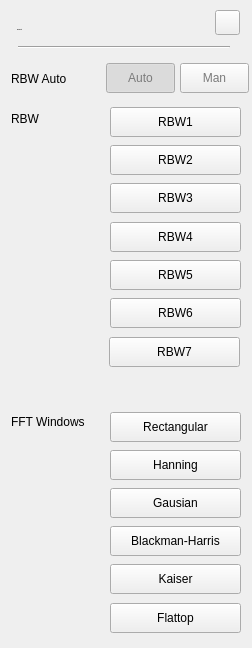
<?xml version="1.0" encoding="UTF-8"?>
<ui version="4.0">
 <class>RtSa_Dialog_BWSetup</class>
 <widget class="QWidget" name="RtSa_Dialog_BWSetup">
  <property name="geometry">
   <rect>
    <x>0</x>
    <y>0</y>
    <width>252</width>
    <height>648</height>
   </rect>
  </property>
  <property name="windowTitle">
   <string>Form</string>
  </property>
  <property name="styleSheet">
   <string notr="true">/*
#line
{
	background-color:rgba(46,46,46,1);
}
QPushButton
{
	background-color:black;
	color:rgb(130, 130, 130);
	border-style:flat;
	font: 75 13px &quot;Arial&quot;;
	font-weight:bold;
}
#pbAuto:checked
{
	background-color:transparent;
	padding: 8px 14px 7px 15px;
	background-image: url(:/rtsa/image/fre_checked_left.png);
}
#pbAuto:!checked
{
	background-color:transparent;
	padding: 8px 14px 7px 15px;
	background-image: url(:/rtsa/image/fre_checked_right.png);
}
#pbMan:checked
{
background-color:transparent;
padding: 8px 5px 7px 6px;
	background-image: url(:/rtsa/image/fre_checked_right.png);
	background-position:right;
}
#pbMan:!checked
{
background-color:transparent;
padding: 8px 5px 7px 6px;
	background-image: url(:/rtsa/image/fre_checked_left.png);
	background-position:right;
}


#widget
{
	background-color:rgba(211,211,211,0.9);
}
#widget&gt;QLabel
{
font: 75 13px &quot;Arial&quot;;
color:rgb(46,46,46);
}
*/
#pbRBW1,
#pbRBW2,
#pbRBW3,
#pbRBW4,
#pbRBW5,
#pbRBW6,
#pbRBW7,
#pbHanning,
#pbFlattop,
#pbGausian,
#pbRectangular,
#pbKaiser,
#pbBHarris
{
text-align:left;
padding-left:10px;
background-image: url(:/rtsa/image/btn_mkr_nor.png);
}
#pbRBW1:checked,
#pbRBW2:checked,
#pbRBW3:checked,
#pbRBW4:checked,
#pbRBW5:checked,
#pbRBW6:checked,
#pbRBW7:checked,
#pbHanning:checked,
#pbFlattop:checked,
#pbGausian:checked,
#pbRectangular:checked,
#pbKaiser:checked,
#pbBHarris:checked
{
	background-image: url(:/rtsa/image/btn_mkr_click.png);
}
/*******************indoor**********************/
#RtSa_Dialog_BWSetup[status  =  &quot;indoor&quot;] #widget
{
	background-color:rgba(211,211,211,0.9);
}

#RtSa_Dialog_BWSetup[status  =  &quot;indoor&quot;] #line
{
	background-color:rgba(46,46,46,1);
}

#RtSa_Dialog_BWSetup[status  =  &quot;indoor&quot;] #widget&gt;QPushButton
{
	color:rgba(130, 130, 130,1);
	font: 75 13px &quot;Arial&quot;;
	border-style:flat;
	font-weight:bold;
}
#RtSa_Dialog_BWSetup[status  =  &quot;indoor&quot;] #widget&gt;QPushButton:checked
{
	color:rgba(87, 87, 87,1);
}
#RtSa_Dialog_BWSetup[status  =  &quot;indoor&quot;]
#pbAuto:checked
{
	padding: 8px 14px 7px 15px;
	background-image: url(:/rtsa/image/fre_checked_left.png);
}
#RtSa_Dialog_BWSetup[status  =  &quot;indoor&quot;] 
#pbAuto:!checked
{
	padding: 8px 14px 7px 15px;
	background-image: url(:/rtsa/image/fre_checked_right.png);
}

#RtSa_Dialog_BWSetup[status  =  &quot;indoor&quot;] 
#pbMan:checked
{
padding: 8px 5px 7px 6px;
	background-image: url(:/rtsa/image/fre_checked_right.png);
	background-position:right;
}

#RtSa_Dialog_BWSetup[status  =  &quot;indoor&quot;]
#pbMan:!checked
{
color:#7B7B7B;
padding: 8px 5px 7px 6px;
	background-image: url(:/rtsa/image/fre_checked_left.png);
	background-position:right;
}

#RtSa_Dialog_BWSetup[status  =  &quot;indoor&quot;] 
#widget&gt;QLabel
{
	font: 75 13px &quot;Arial&quot;;
	color:rgba(46,46,46,1);
}
/*******************outdoor**********************/

#RtSa_Dialog_BWSetup[status  =  &quot;outdoor&quot;] #widget
{
	background-color:rgba(211,211,211,0.9);
}
#RtSa_Dialog_BWSetup[status  =  &quot;outdoor&quot;] #line
{
	background-color:rgba(46,46,46,1);
}

#RtSa_Dialog_BWSetup[status  =  &quot;outdoor&quot;] #widget&gt;QPushButton
{
	color:rgba(0, 0, 0,1);
	font: 75 13px &quot;Arial&quot;;
	border-style:flat;
	font-weight:bold;
}
#RtSa_Dialog_BWSetup[status  =  &quot;outdoor&quot;] #widget&gt;QPushButton:checked
{
	color:rgba(87, 87, 87,1);
}

#RtSa_Dialog_BWSetup[status  =  &quot;outdoor&quot;] 
#pbAuto:checked
{
	padding: 8px 14px 7px 15px;
	background-image: url(:/rtsa/image/fre_checked_left.png);
}
#RtSa_Dialog_BWSetup[status  =  &quot;outdoor&quot;] 
#pbAuto:!checked
{
	padding: 8px 14px 7px 15px;
	background-image: url(:/rtsa/image/fre_checked_right.png);
}

#RtSa_Dialog_BWSetup[status  =  &quot;outdoor&quot;] 
#pbMan:checked
{
   padding: 8px 5px 7px 6px;
	background-image: url(:/rtsa/image/fre_checked_right.png);
	background-position:right;
}

#RtSa_Dialog_BWSetup[status  =  &quot;outdoor&quot;] 
#pbMan:!checked
{
   padding: 8px 5px 7px 6px;
	background-image: url(:/rtsa/image/fre_checked_left.png);
	background-position:right;
}

#RtSa_Dialog_BWSetup[status  =  &quot;outdoor&quot;] 
#widget&gt;QLabel
{
	font: 75 13px &quot;Arial&quot;;
	color:rgba(46,46,46,1);
}
/*******************night**********************/
#RtSa_Dialog_BWSetup[status  =  &quot;night&quot;] #widget
{
	background-color:rgba(208,182,139,0.9);
}
#RtSa_Dialog_BWSetup[status  =  &quot;night&quot;] #line
{
	background-color:rgba(46,46,46,1);
}

#RtSa_Dialog_BWSetup[status  =  &quot;night&quot;] #widget&gt;QPushButton
{
	color:rgba(130, 130, 130,1);
	font: 75 13px &quot;Arial&quot;;
	border-style:flat;
	font-weight:bold;
}
#RtSa_Dialog_BWSetup[status  =  &quot;night&quot;] #widget&gt;QPushButton:checked
{
	color:rgba(87, 87, 87,1);
}

#RtSa_Dialog_BWSetup[status  =  &quot;night&quot;] 
#pbAuto:checked
{
	padding: 8px 14px 7px 15px;
	background-image: url(:/rtsa/image/fre_checked_left.png);
}
#RtSa_Dialog_BWSetup[status  =  &quot;night&quot;] 
#pbAuto:!checked
{
	padding: 8px 14px 7px 15px;
	background-image: url(:/rtsa/image/fre_checked_right.png);
}

#RtSa_Dialog_BWSetup[status  =  &quot;night&quot;] 
#pbMan:checked
{
padding: 8px 5px 7px 6px;
	background-image: url(:/rtsa/image/fre_checked_right.png);
	background-position:right;
}

#RtSa_Dialog_BWSetup[status  =  &quot;night&quot;] 
#pbMan:!checked
{
   padding: 8px 5px 7px 6px;
	background-image: url(:/rtsa/image/fre_checked_left.png);
	background-position:right;
}

#RtSa_Dialog_BWSetup[status  =  &quot;night&quot;] 
#widget&gt;QLabel
{
	font: 75 13px &quot;Arial&quot;;
	color:rgba(46,46,46,1);
}</string>
  </property>
  <property name="status" stdset="0">
   <string>night</string>
  </property>
  <widget class="QWidget" name="widget" native="true">
   <property name="geometry">
    <rect>
     <x>0</x>
     <y>0</y>
     <width>252</width>
     <height>648</height>
    </rect>
   </property>
   <property name="styleSheet">
    <string notr="true"/>
   </property>
   <widget class="QLabel" name="lbStartFreq">
    <property name="geometry">
     <rect>
      <x>11</x>
      <y>110</y>
      <width>41</width>
      <height>17</height>
     </rect>
    </property>
    <property name="text">
     <string>RBW</string>
    </property>
   </widget>
   <widget class="QLabel" name="lbCenterFreq">
    <property name="geometry">
     <rect>
      <x>11</x>
      <y>70</y>
      <width>71</width>
      <height>17</height>
     </rect>
    </property>
    <property name="text">
     <string>RBW Auto</string>
    </property>
   </widget>
   <widget class="QLabel" name="lbStopFreq">
    <property name="geometry">
     <rect>
      <x>11</x>
      <y>413</y>
      <width>81</width>
      <height>17</height>
     </rect>
    </property>
    <property name="text">
     <string>FFT Windows</string>
    </property>
   </widget>
   <widget class="QPushButton" name="pbAuto">
    <property name="geometry">
     <rect>
      <x>106</x>
      <y>63</y>
      <width>69</width>
      <height>30</height>
     </rect>
    </property>
    <property name="styleSheet">
     <string notr="true">/*
#pbAuto:checked
{
	padding: 8px 14px 7px 15px;
	background-image: url(:/rtsa/image/fre_checked_left.png);
}
#pbAuto:!checked
{
padding: 8px 14px 7px 15px;
	background-image: url(:/rtsa/image/fre_checked_right.png);
}
*/
color:#7B7B7B;</string>
    </property>
    <property name="text">
     <string>Auto</string>
    </property>
    <property name="checkable">
     <bool>true</bool>
    </property>
    <property name="checked">
     <bool>true</bool>
    </property>
   </widget>
   <widget class="QPushButton" name="pbMan">
    <property name="geometry">
     <rect>
      <x>180</x>
      <y>63</y>
      <width>69</width>
      <height>30</height>
     </rect>
    </property>
    <property name="styleSheet">
     <string notr="true">color:#7B7B7B;</string>
    </property>
    <property name="text">
     <string>Man</string>
    </property>
    <property name="checkable">
     <bool>true</bool>
    </property>
   </widget>
   <widget class="QPushButton" name="pbRectangular">
    <property name="geometry">
     <rect>
      <x>110</x>
      <y>412</y>
      <width>131</width>
      <height>30</height>
     </rect>
    </property>
    <property name="styleSheet">
     <string notr="true">#RtSa_Dialog_BWSetup[status = &quot;indoor&quot;]
QPushButton
{
text-align:left;
padding-left:10px;
background-image: url(:/rtsa/image/btn_mkr_nor.png);
}
#RtSa_Dialog_BWSetup[status = &quot;indoor&quot;]
QPushButton:checked
{
background-image: url(:/rtsa/image/btn_mkr_click.png);
}

#RtSa_Dialog_BWSetup[status = &quot;outdoor&quot;]
QPushButton
{
text-align:left;
padding-left:10px;
background-image: url(:/rtsa/image/outdoor/btn_bw.png);
}
#RtSa_Dialog_BWSetup[status = &quot;outdoor&quot;]
QPushButton:checked
{
background-image: url(:/rtsa/image/btn_mkr_click.png);
}

#RtSa_Dialog_BWSetup[status = &quot;night&quot;]
QPushButton
{
text-align:left;
padding-left:10px;
background-image: url(:/rtsa/image/btn_mkr_nor.png);
}
#RtSa_Dialog_BWSetup[status = &quot;night&quot;]
QPushButton:checked
{
background-image: url(:/rtsa/image/btn_mkr_click.png);
}



</string>
    </property>
    <property name="text">
     <string>Rectangular</string>
    </property>
    <property name="checkable">
     <bool>true</bool>
    </property>
   </widget>
   <widget class="QPushButton" name="pbHanning">
    <property name="geometry">
     <rect>
      <x>110</x>
      <y>450</y>
      <width>131</width>
      <height>30</height>
     </rect>
    </property>
    <property name="styleSheet">
     <string notr="true">#RtSa_Dialog_BWSetup[status = &quot;indoor&quot;]
QPushButton
{
text-align:left;
padding-left:10px;
background-image: url(:/rtsa/image/btn_mkr_nor.png);
}
#RtSa_Dialog_BWSetup[status = &quot;indoor&quot;]
QPushButton:checked
{
background-image: url(:/rtsa/image/btn_mkr_click.png);
}

#RtSa_Dialog_BWSetup[status = &quot;outdoor&quot;]
QPushButton
{
text-align:left;
padding-left:10px;
background-image: url(:/rtsa/image/outdoor/btn_bw.png);
}
#RtSa_Dialog_BWSetup[status = &quot;outdoor&quot;]
QPushButton:checked
{
background-image: url(:/rtsa/image/btn_mkr_click.png);
}

#RtSa_Dialog_BWSetup[status = &quot;night&quot;]
QPushButton
{
text-align:left;
padding-left:10px;
background-image: url(:/rtsa/image/btn_mkr_nor.png);
}
#RtSa_Dialog_BWSetup[status = &quot;night&quot;]
QPushButton:checked
{
background-image: url(:/rtsa/image/btn_mkr_click.png);
}



</string>
    </property>
    <property name="text">
     <string>Hanning</string>
    </property>
    <property name="checkable">
     <bool>true</bool>
    </property>
   </widget>
   <widget class="QPushButton" name="pbGausian">
    <property name="geometry">
     <rect>
      <x>110</x>
      <y>488</y>
      <width>131</width>
      <height>30</height>
     </rect>
    </property>
    <property name="styleSheet">
     <string notr="true">#RtSa_Dialog_BWSetup[status = &quot;indoor&quot;]
QPushButton
{
text-align:left;
padding-left:10px;
background-image: url(:/rtsa/image/btn_mkr_nor.png);
}
#RtSa_Dialog_BWSetup[status = &quot;indoor&quot;]
QPushButton:checked
{
background-image: url(:/rtsa/image/btn_mkr_click.png);
}

#RtSa_Dialog_BWSetup[status = &quot;outdoor&quot;]
QPushButton
{
text-align:left;
padding-left:10px;
background-image: url(:/rtsa/image/outdoor/btn_bw.png);
}
#RtSa_Dialog_BWSetup[status = &quot;outdoor&quot;]
QPushButton:checked
{
background-image: url(:/rtsa/image/btn_mkr_click.png);
}

#RtSa_Dialog_BWSetup[status = &quot;night&quot;]
QPushButton
{
text-align:left;
padding-left:10px;
background-image: url(:/rtsa/image/btn_mkr_nor.png);
}
#RtSa_Dialog_BWSetup[status = &quot;night&quot;]
QPushButton:checked
{
background-image: url(:/rtsa/image/btn_mkr_click.png);
}



</string>
    </property>
    <property name="text">
     <string>Gausian</string>
    </property>
    <property name="checkable">
     <bool>true</bool>
    </property>
   </widget>
   <widget class="QPushButton" name="pbBHarris">
    <property name="geometry">
     <rect>
      <x>110</x>
      <y>526</y>
      <width>131</width>
      <height>30</height>
     </rect>
    </property>
    <property name="styleSheet">
     <string notr="true">#RtSa_Dialog_BWSetup[status = &quot;indoor&quot;]
QPushButton
{
text-align:left;
padding-left:10px;
background-image: url(:/rtsa/image/btn_mkr_nor.png);
}
#RtSa_Dialog_BWSetup[status = &quot;indoor&quot;]
QPushButton:checked
{
background-image: url(:/rtsa/image/btn_mkr_click.png);
}

#RtSa_Dialog_BWSetup[status = &quot;outdoor&quot;]
QPushButton
{
text-align:left;
padding-left:10px;
background-image: url(:/rtsa/image/outdoor/btn_bw.png);
}
#RtSa_Dialog_BWSetup[status = &quot;outdoor&quot;]
QPushButton:checked
{
background-image: url(:/rtsa/image/btn_mkr_click.png);
}

#RtSa_Dialog_BWSetup[status = &quot;night&quot;]
QPushButton
{
text-align:left;
padding-left:10px;
background-image: url(:/rtsa/image/btn_mkr_nor.png);
}
#RtSa_Dialog_BWSetup[status = &quot;night&quot;]
QPushButton:checked
{
background-image: url(:/rtsa/image/btn_mkr_click.png);
}



</string>
    </property>
    <property name="text">
     <string>Blackman-Harris</string>
    </property>
    <property name="checkable">
     <bool>true</bool>
    </property>
   </widget>
   <widget class="QPushButton" name="pbKaiser">
    <property name="geometry">
     <rect>
      <x>110</x>
      <y>564</y>
      <width>131</width>
      <height>30</height>
     </rect>
    </property>
    <property name="styleSheet">
     <string notr="true">#RtSa_Dialog_BWSetup[status = &quot;indoor&quot;]
QPushButton
{
text-align:left;
padding-left:10px;
background-image: url(:/rtsa/image/btn_mkr_nor.png);
}
#RtSa_Dialog_BWSetup[status = &quot;indoor&quot;]
QPushButton:checked
{
background-image: url(:/rtsa/image/btn_mkr_click.png);
}

#RtSa_Dialog_BWSetup[status = &quot;outdoor&quot;]
QPushButton
{
text-align:left;
padding-left:10px;
background-image: url(:/rtsa/image/outdoor/btn_bw.png);
}
#RtSa_Dialog_BWSetup[status = &quot;outdoor&quot;]
QPushButton:checked
{
background-image: url(:/rtsa/image/btn_mkr_click.png);
}

#RtSa_Dialog_BWSetup[status = &quot;night&quot;]
QPushButton
{
text-align:left;
padding-left:10px;
background-image: url(:/rtsa/image/btn_mkr_nor.png);
}
#RtSa_Dialog_BWSetup[status = &quot;night&quot;]
QPushButton:checked
{
background-image: url(:/rtsa/image/btn_mkr_click.png);
}



</string>
    </property>
    <property name="text">
     <string>Kaiser</string>
    </property>
    <property name="checkable">
     <bool>true</bool>
    </property>
   </widget>
   <widget class="QPushButton" name="pbFlattop">
    <property name="geometry">
     <rect>
      <x>110</x>
      <y>603</y>
      <width>131</width>
      <height>30</height>
     </rect>
    </property>
    <property name="styleSheet">
     <string notr="true">#RtSa_Dialog_BWSetup[status = &quot;indoor&quot;]
QPushButton
{
text-align:left;
padding-left:10px;
background-image: url(:/rtsa/image/btn_mkr_nor.png);
}
#RtSa_Dialog_BWSetup[status = &quot;indoor&quot;]
QPushButton:checked
{
background-image: url(:/rtsa/image/btn_mkr_click.png);
}

#RtSa_Dialog_BWSetup[status = &quot;outdoor&quot;]
QPushButton
{
text-align:left;
padding-left:10px;
background-image: url(:/rtsa/image/outdoor/btn_bw.png);
}
#RtSa_Dialog_BWSetup[status = &quot;outdoor&quot;]
QPushButton:checked
{
background-image: url(:/rtsa/image/btn_mkr_click.png);
}

#RtSa_Dialog_BWSetup[status = &quot;night&quot;]
QPushButton
{
text-align:left;
padding-left:10px;
background-image: url(:/rtsa/image/btn_mkr_nor.png);
}
#RtSa_Dialog_BWSetup[status = &quot;night&quot;]
QPushButton:checked
{
background-image: url(:/rtsa/image/btn_mkr_click.png);
}



</string>
    </property>
    <property name="text">
     <string>Flattop</string>
    </property>
    <property name="checkable">
     <bool>true</bool>
    </property>
   </widget>
   <widget class="QPushButton" name="pbRBW1">
    <property name="geometry">
     <rect>
      <x>110</x>
      <y>107</y>
      <width>131</width>
      <height>30</height>
     </rect>
    </property>
    <property name="styleSheet">
     <string notr="true">#RtSa_Dialog_BWSetup[status = &quot;indoor&quot;]
QPushButton
{
text-align:left;
padding-left:10px;
background-image: url(:/rtsa/image/btn_mkr_nor.png);
}
#RtSa_Dialog_BWSetup[status = &quot;indoor&quot;]
QPushButton:checked
{
background-image: url(:/rtsa/image/btn_mkr_click.png);
}

#RtSa_Dialog_BWSetup[status = &quot;outdoor&quot;]
QPushButton
{
text-align:left;
padding-left:10px;
background-image: url(:/rtsa/image/outdoor/btn_bw.png);
}
#RtSa_Dialog_BWSetup[status = &quot;outdoor&quot;]
QPushButton:checked
{
background-image: url(:/rtsa/image/btn_mkr_click.png);
}

#RtSa_Dialog_BWSetup[status = &quot;night&quot;]
QPushButton
{
text-align:left;
padding-left:10px;
background-image: url(:/rtsa/image/btn_mkr_nor.png);
}
#RtSa_Dialog_BWSetup[status = &quot;night&quot;]
QPushButton:checked
{
background-image: url(:/rtsa/image/btn_mkr_click.png);
}


</string>
    </property>
    <property name="text">
     <string>RBW1</string>
    </property>
    <property name="checkable">
     <bool>true</bool>
    </property>
   </widget>
   <widget class="QPushButton" name="pbRBW2">
    <property name="geometry">
     <rect>
      <x>110</x>
      <y>145</y>
      <width>131</width>
      <height>30</height>
     </rect>
    </property>
    <property name="styleSheet">
     <string notr="true">#RtSa_Dialog_BWSetup[status = &quot;indoor&quot;]
QPushButton
{
text-align:left;
padding-left:10px;
background-image: url(:/rtsa/image/btn_mkr_nor.png);
}
#RtSa_Dialog_BWSetup[status = &quot;indoor&quot;]
QPushButton:checked
{
background-image: url(:/rtsa/image/btn_mkr_click.png);
}

#RtSa_Dialog_BWSetup[status = &quot;outdoor&quot;]
QPushButton
{
text-align:left;
padding-left:10px;
background-image: url(:/rtsa/image/outdoor/btn_bw.png);
}
#RtSa_Dialog_BWSetup[status = &quot;outdoor&quot;]
QPushButton:checked
{
background-image: url(:/rtsa/image/btn_mkr_click.png);
}

#RtSa_Dialog_BWSetup[status = &quot;night&quot;]
QPushButton
{
text-align:left;
padding-left:10px;
background-image: url(:/rtsa/image/btn_mkr_nor.png);

}
#RtSa_Dialog_BWSetup[status = &quot;night&quot;]
QPushButton:checked
{
background-image: url(:/rtsa/image/btn_mkr_click.png);
}



</string>
    </property>
    <property name="text">
     <string>RBW2</string>
    </property>
    <property name="checkable">
     <bool>true</bool>
    </property>
   </widget>
   <widget class="QPushButton" name="pbRBW3">
    <property name="geometry">
     <rect>
      <x>110</x>
      <y>183</y>
      <width>131</width>
      <height>30</height>
     </rect>
    </property>
    <property name="styleSheet">
     <string notr="true">#RtSa_Dialog_BWSetup[status = &quot;indoor&quot;]
QPushButton
{
text-align:left;
padding-left:10px;
background-image: url(:/rtsa/image/btn_mkr_nor.png);
}
#RtSa_Dialog_BWSetup[status = &quot;indoor&quot;]
QPushButton:checked
{
background-image: url(:/rtsa/image/btn_mkr_click.png);
}

#RtSa_Dialog_BWSetup[status = &quot;outdoor&quot;]
QPushButton
{
text-align:left;
padding-left:10px;
background-image: url(:/rtsa/image/outdoor/btn_bw.png);
}
#RtSa_Dialog_BWSetup[status = &quot;outdoor&quot;]
QPushButton:checked
{
background-image: url(:/rtsa/image/btn_mkr_click.png);
}

#RtSa_Dialog_BWSetup[status = &quot;night&quot;]
QPushButton
{
text-align:left;
padding-left:10px;
background-image: url(:/rtsa/image/btn_mkr_nor.png);

}
#RtSa_Dialog_BWSetup[status = &quot;night&quot;]
QPushButton:checked
{
background-image: url(:/rtsa/image/btn_mkr_click.png);
}



</string>
    </property>
    <property name="text">
     <string>RBW3</string>
    </property>
    <property name="checkable">
     <bool>true</bool>
    </property>
   </widget>
   <widget class="QPushButton" name="pbRBW4">
    <property name="geometry">
     <rect>
      <x>110</x>
      <y>222</y>
      <width>131</width>
      <height>30</height>
     </rect>
    </property>
    <property name="styleSheet">
     <string notr="true">#RtSa_Dialog_BWSetup[status = &quot;indoor&quot;]
QPushButton
{
text-align:left;
padding-left:10px;
background-image: url(:/rtsa/image/btn_mkr_nor.png);
}
#RtSa_Dialog_BWSetup[status = &quot;indoor&quot;]
QPushButton:checked
{
background-image: url(:/rtsa/image/btn_mkr_click.png);
}

#RtSa_Dialog_BWSetup[status = &quot;outdoor&quot;]
QPushButton
{
text-align:left;
padding-left:10px;
background-image: url(:/rtsa/image/outdoor/btn_bw.png);
}
#RtSa_Dialog_BWSetup[status = &quot;outdoor&quot;]
QPushButton:checked
{
background-image: url(:/rtsa/image/btn_mkr_click.png);
}

#RtSa_Dialog_BWSetup[status = &quot;night&quot;]
QPushButton
{
text-align:left;
padding-left:10px;
background-image: url(:/rtsa/image/btn_mkr_nor.png);
}
#RtSa_Dialog_BWSetup[status = &quot;night&quot;]
QPushButton:checked
{
background-image: url(:/rtsa/image/btn_mkr_click.png);
}



</string>
    </property>
    <property name="text">
     <string>RBW4</string>
    </property>
    <property name="checkable">
     <bool>true</bool>
    </property>
   </widget>
   <widget class="QPushButton" name="pbRBW5">
    <property name="geometry">
     <rect>
      <x>110</x>
      <y>260</y>
      <width>131</width>
      <height>30</height>
     </rect>
    </property>
    <property name="styleSheet">
     <string notr="true">#RtSa_Dialog_BWSetup[status = &quot;indoor&quot;]
QPushButton
{
text-align:left;
padding-left:10px;
background-image: url(:/rtsa/image/btn_mkr_nor.png);
}
#RtSa_Dialog_BWSetup[status = &quot;indoor&quot;]
QPushButton:checked
{
background-image: url(:/rtsa/image/btn_mkr_click.png);
}

#RtSa_Dialog_BWSetup[status = &quot;outdoor&quot;]
QPushButton
{
text-align:left;
padding-left:10px;
background-image: url(:/rtsa/image/outdoor/btn_bw.png);
}
#RtSa_Dialog_BWSetup[status = &quot;outdoor&quot;]
QPushButton:checked
{
background-image: url(:/rtsa/image/btn_mkr_click.png);
}

#RtSa_Dialog_BWSetup[status = &quot;night&quot;]
QPushButton
{
text-align:left;
padding-left:10px;
background-image: url(:/rtsa/image/btn_mkr_nor.png);
}
#RtSa_Dialog_BWSetup[status = &quot;night&quot;]
QPushButton:checked
{
background-image: url(:/rtsa/image/btn_mkr_click.png);
}



</string>
    </property>
    <property name="text">
     <string>RBW5</string>
    </property>
    <property name="checkable">
     <bool>true</bool>
    </property>
   </widget>
   <widget class="QPushButton" name="pbRBW6">
    <property name="geometry">
     <rect>
      <x>110</x>
      <y>298</y>
      <width>131</width>
      <height>30</height>
     </rect>
    </property>
    <property name="styleSheet">
     <string notr="true">#RtSa_Dialog_BWSetup[status = &quot;indoor&quot;]
QPushButton
{
text-align:left;
padding-left:10px;
background-image: url(:/rtsa/image/btn_mkr_nor.png);
}
#RtSa_Dialog_BWSetup[status = &quot;indoor&quot;]
QPushButton:checked
{
background-image: url(:/rtsa/image/btn_mkr_click.png);
}

#RtSa_Dialog_BWSetup[status = &quot;outdoor&quot;]
QPushButton
{
text-align:left;
padding-left:10px;
background-image: url(:/rtsa/image/outdoor/btn_bw.png);
}
#RtSa_Dialog_BWSetup[status = &quot;outdoor&quot;]
QPushButton:checked
{
background-image: url(:/rtsa/image/btn_mkr_click.png);
}

#RtSa_Dialog_BWSetup[status = &quot;night&quot;]
QPushButton
{
text-align:left;
padding-left:10px;
background-image: url(:/rtsa/image/btn_mkr_nor.png);
}
#RtSa_Dialog_BWSetup[status = &quot;night&quot;]
QPushButton:checked
{
background-image: url(:/rtsa/image/btn_mkr_click.png);
}



</string>
    </property>
    <property name="text">
     <string>RBW6</string>
    </property>
    <property name="checkable">
     <bool>true</bool>
    </property>
   </widget>
   <widget class="QPushButton" name="pb_cancel">
    <property name="geometry">
     <rect>
      <x>215</x>
      <y>10</y>
      <width>25</width>
      <height>25</height>
     </rect>
    </property>
    <property name="styleSheet">
     <string notr="true">#RtSa_Dialog_BWSetup[status = &quot;indoor&quot;]
#pb_cancel
{
background-color:rgba(0,0,0,0);
background-image: url(:/rtsa/image/btn_close_normal.png);
}
#RtSa_Dialog_BWSetup[status = &quot;indoor&quot;]
#pb_cancel:pressed
{
background-image: url(:/rtsa/image/btn_close_click.png);
}

#RtSa_Dialog_BWSetup[status = &quot;outdoor&quot;]
#pb_cancel
{
background-color:rgba(0,0,0,0);
background-image: url(:/rtsa/image/btn_close_normal.png);
}
#RtSa_Dialog_BWSetup[status = &quot;outdoor&quot;]
#pb_cancel:pressed
{
background-image: url(:/rtsa/image/btn_close_click.png);
}

#RtSa_Dialog_BWSetup[status = &quot;night&quot;]
#pb_cancel
{
background-color:rgba(0,0,0,0);
border-image: url(:/rtsa/image/night/btn_close_normal.png);
}
#RtSa_Dialog_BWSetup[status = &quot;night&quot;]
#pb_cancel:pressed
{
border-image: url(:/rtsa/image/night/btn_close_click.png);
}</string>
    </property>
    <property name="text">
     <string/>
    </property>
   </widget>
   <widget class="QLabel" name="lblTitle">
    <property name="geometry">
     <rect>
      <x>17</x>
      <y>19</y>
      <width>111</width>
      <height>22</height>
     </rect>
    </property>
    <property name="font">
     <font>
      <family>Arial</family>
      <pointsize>-1</pointsize>
      <weight>75</weight>
      <italic>false</italic>
      <bold>true</bold>
     </font>
    </property>
    <property name="styleSheet">
     <string notr="true">#lblTitle
{
	font: 75 20px &quot;Arial&quot;;
	color:rgba(46,46,46,1);
	line-height:23px;
	font-weight:bold;
}</string>
    </property>
    <property name="text">
     <string>Bandwidth</string>
    </property>
   </widget>
   <widget class="Line" name="line">
    <property name="geometry">
     <rect>
      <x>18</x>
      <y>46</y>
      <width>212</width>
      <height>2</height>
     </rect>
    </property>
    <property name="orientation">
     <enum>Qt::Horizontal</enum>
    </property>
   </widget>
   <widget class="QPushButton" name="pbRBW7">
    <property name="geometry">
     <rect>
      <x>109</x>
      <y>337</y>
      <width>131</width>
      <height>30</height>
     </rect>
    </property>
    <property name="styleSheet">
     <string notr="true">#RtSa_Dialog_BWSetup[status = &quot;indoor&quot;]
QPushButton
{
text-align:left;
padding-left:10px;
background-image: url(:/rtsa/image/btn_mkr_nor.png);
}
#RtSa_Dialog_BWSetup[status = &quot;indoor&quot;]
QPushButton:checked
{
background-image: url(:/rtsa/image/btn_mkr_click.png);
}

#RtSa_Dialog_BWSetup[status = &quot;outdoor&quot;]
QPushButton
{
text-align:left;
padding-left:10px;
background-image: url(:/rtsa/image/outdoor/btn_bw.png);
}
#RtSa_Dialog_BWSetup[status = &quot;outdoor&quot;]
QPushButton:checked
{
background-image: url(:/rtsa/image/btn_mkr_click.png);
}

#RtSa_Dialog_BWSetup[status = &quot;night&quot;]
QPushButton
{
text-align:left;
padding-left:10px;
background-image: url(:/rtsa/image/btn_mkr_nor.png);
}
#RtSa_Dialog_BWSetup[status = &quot;night&quot;]
QPushButton:checked
{
background-image: url(:/rtsa/image/btn_mkr_click.png);
}



</string>
    </property>
    <property name="text">
     <string>RBW7</string>
    </property>
    <property name="checkable">
     <bool>true</bool>
    </property>
   </widget>
  </widget>
 </widget>
 <resources/>
 <connections/>
</ui>
